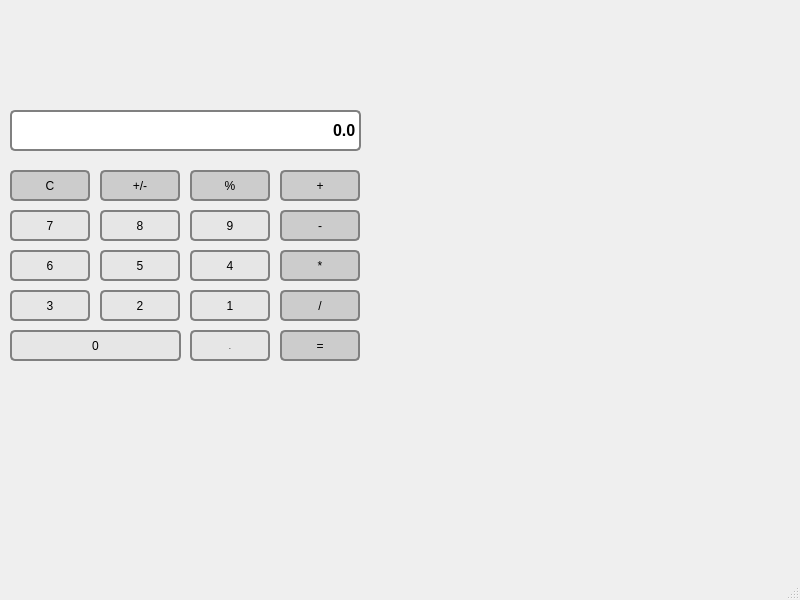
<?xml version="1.0" encoding="UTF-8"?>
<ui version="4.0">
 <class>calculator</class>
 <widget class="QMainWindow" name="calculator">
  <property name="geometry">
   <rect>
    <x>0</x>
    <y>0</y>
    <width>800</width>
    <height>600</height>
   </rect>
  </property>
  <property name="windowTitle">
   <string>calculator</string>
  </property>
  <widget class="QWidget" name="centralwidget">
   <widget class="QLineEdit" name="Display">
    <property name="geometry">
     <rect>
      <x>10</x>
      <y>110</y>
      <width>351</width>
      <height>41</height>
     </rect>
    </property>
    <property name="sizePolicy">
     <sizepolicy hsizetype="Preferred" vsizetype="Expanding">
      <horstretch>0</horstretch>
      <verstretch>0</verstretch>
     </sizepolicy>
    </property>
    <property name="font">
     <font>
      <family>Arial</family>
      <pointsize>12</pointsize>
      <weight>75</weight>
      <bold>true</bold>
     </font>
    </property>
    <property name="styleSheet">
     <string notr="true">QLineEdit{
background-color:#ffffff;
border:2px solid gray;
color: #000000;
border-radius:5px;
}</string>
    </property>
    <property name="text">
     <string>0.0</string>
    </property>
    <property name="alignment">
     <set>Qt::AlignRight|Qt::AlignTrailing|Qt::AlignVCenter</set>
    </property>
   </widget>
   <widget class="QPushButton" name="button7">
    <property name="geometry">
     <rect>
      <x>10</x>
      <y>210</y>
      <width>80</width>
      <height>31</height>
     </rect>
    </property>
    <property name="sizePolicy">
     <sizepolicy hsizetype="Preferred" vsizetype="Preferred">
      <horstretch>0</horstretch>
      <verstretch>0</verstretch>
     </sizepolicy>
    </property>
    <property name="styleSheet">
     <string notr="true">QPushButton{
background-color:#e6e6e6;
border:2px solid gray;
padding:5px;
border-radius:5px;
}
QPushButton:pressed{
background-color:#e6e6e6;
border:2px solid gray;
padding:5px;
border-radius:5px;
}</string>
    </property>
    <property name="text">
     <string>7</string>
    </property>
   </widget>
   <widget class="QPushButton" name="button8">
    <property name="geometry">
     <rect>
      <x>100</x>
      <y>210</y>
      <width>80</width>
      <height>31</height>
     </rect>
    </property>
    <property name="sizePolicy">
     <sizepolicy hsizetype="Preferred" vsizetype="Preferred">
      <horstretch>0</horstretch>
      <verstretch>0</verstretch>
     </sizepolicy>
    </property>
    <property name="styleSheet">
     <string notr="true">QPushButton{
background-color:#e6e6e6;
border:2px solid gray;
padding:5px;
border-radius:5px;
}
QPushButton:pressed{
background-color:#e6e6e6;
border:2px solid gray;
padding:5px;
border-radius:5px;
}</string>
    </property>
    <property name="text">
     <string>8</string>
    </property>
   </widget>
   <widget class="QPushButton" name="button9">
    <property name="geometry">
     <rect>
      <x>190</x>
      <y>210</y>
      <width>80</width>
      <height>31</height>
     </rect>
    </property>
    <property name="sizePolicy">
     <sizepolicy hsizetype="Preferred" vsizetype="Preferred">
      <horstretch>0</horstretch>
      <verstretch>0</verstretch>
     </sizepolicy>
    </property>
    <property name="styleSheet">
     <string notr="true">QPushButton{
background-color:#e6e6e6;
border:2px solid gray;
padding:5px;
border-radius:5px;
}
QPushButton:pressed{
background-color:#e6e6e6;
border:2px solid gray;
padding:5px;
border-radius:5px;
}</string>
    </property>
    <property name="text">
     <string>9</string>
    </property>
   </widget>
   <widget class="QPushButton" name="subtract">
    <property name="geometry">
     <rect>
      <x>280</x>
      <y>210</y>
      <width>80</width>
      <height>31</height>
     </rect>
    </property>
    <property name="sizePolicy">
     <sizepolicy hsizetype="Preferred" vsizetype="Preferred">
      <horstretch>0</horstretch>
      <verstretch>0</verstretch>
     </sizepolicy>
    </property>
    <property name="styleSheet">
     <string notr="true">QPushButton{
background-color:#cccccc;
border:2px solid gray;
padding:5px;
border-radius:5px;
}
QPushButton:pressed{
background-color:#cccccc;
border:2px solid gray;
padding:5px;
border-radius:5px;
}</string>
    </property>
    <property name="text">
     <string>-</string>
    </property>
   </widget>
   <widget class="QPushButton" name="button6">
    <property name="geometry">
     <rect>
      <x>10</x>
      <y>250</y>
      <width>80</width>
      <height>31</height>
     </rect>
    </property>
    <property name="sizePolicy">
     <sizepolicy hsizetype="Preferred" vsizetype="Preferred">
      <horstretch>0</horstretch>
      <verstretch>0</verstretch>
     </sizepolicy>
    </property>
    <property name="styleSheet">
     <string notr="true">QPushButton{
background-color:#e6e6e6;
border:2px solid gray;
padding:5px;
border-radius:5px;
}
QPushButton:pressed{
background-color:#e6e6e6;
border:2px solid gray;
padding:5px;
border-radius:5px;
}</string>
    </property>
    <property name="text">
     <string>6</string>
    </property>
   </widget>
   <widget class="QPushButton" name="button5">
    <property name="geometry">
     <rect>
      <x>100</x>
      <y>250</y>
      <width>80</width>
      <height>31</height>
     </rect>
    </property>
    <property name="sizePolicy">
     <sizepolicy hsizetype="Preferred" vsizetype="Preferred">
      <horstretch>0</horstretch>
      <verstretch>0</verstretch>
     </sizepolicy>
    </property>
    <property name="styleSheet">
     <string notr="true">QPushButton{
background-color:#e6e6e6;
border:2px solid gray;
padding:5px;
border-radius:5px;
}
QPushButton:pressed{
background-color:#e6e6e6;
border:2px solid gray;
padding:5px;
border-radius:5px;
}</string>
    </property>
    <property name="text">
     <string>5</string>
    </property>
   </widget>
   <widget class="QPushButton" name="button4">
    <property name="geometry">
     <rect>
      <x>190</x>
      <y>250</y>
      <width>80</width>
      <height>31</height>
     </rect>
    </property>
    <property name="sizePolicy">
     <sizepolicy hsizetype="Preferred" vsizetype="Preferred">
      <horstretch>0</horstretch>
      <verstretch>0</verstretch>
     </sizepolicy>
    </property>
    <property name="styleSheet">
     <string notr="true">QPushButton{
background-color:#e6e6e6;
border:2px solid gray;
padding:5px;
border-radius:5px;
}
QPushButton:pressed{
background-color:#e6e6e6;
border:2px solid gray;
padding:5px;
border-radius:5px;
}</string>
    </property>
    <property name="text">
     <string>4</string>
    </property>
   </widget>
   <widget class="QPushButton" name="multiply">
    <property name="geometry">
     <rect>
      <x>280</x>
      <y>250</y>
      <width>80</width>
      <height>31</height>
     </rect>
    </property>
    <property name="sizePolicy">
     <sizepolicy hsizetype="Preferred" vsizetype="Preferred">
      <horstretch>0</horstretch>
      <verstretch>0</verstretch>
     </sizepolicy>
    </property>
    <property name="styleSheet">
     <string notr="true">QPushButton{
background-color:#cccccc;
border:2px solid gray;
padding:5px;
border-radius:5px;
}
QPushButton:pressed{
background-color:#cccccc;
border:2px solid gray;
padding:5px;
border-radius:5px;
}</string>
    </property>
    <property name="text">
     <string>*</string>
    </property>
   </widget>
   <widget class="QPushButton" name="button3">
    <property name="geometry">
     <rect>
      <x>10</x>
      <y>290</y>
      <width>80</width>
      <height>31</height>
     </rect>
    </property>
    <property name="sizePolicy">
     <sizepolicy hsizetype="Preferred" vsizetype="Preferred">
      <horstretch>0</horstretch>
      <verstretch>0</verstretch>
     </sizepolicy>
    </property>
    <property name="styleSheet">
     <string notr="true">QPushButton{
background-color:#e6e6e6;
border:2px solid gray;
padding:5px;
border-radius:5px;
}
QPushButton:pressed{
background-color:#e6e6e6;
border:2px solid gray;
padding:5px;
border-radius:5px;
}
</string>
    </property>
    <property name="text">
     <string>3</string>
    </property>
   </widget>
   <widget class="QPushButton" name="button2">
    <property name="geometry">
     <rect>
      <x>100</x>
      <y>290</y>
      <width>80</width>
      <height>31</height>
     </rect>
    </property>
    <property name="sizePolicy">
     <sizepolicy hsizetype="Preferred" vsizetype="Preferred">
      <horstretch>0</horstretch>
      <verstretch>0</verstretch>
     </sizepolicy>
    </property>
    <property name="styleSheet">
     <string notr="true">QPushButton{
background-color:#e6e6e6;
border:2px solid gray;
padding:5px;
border-radius:5px;
}
QPushButton:pressed{
background-color:#e6e6e6;
border:2px solid gray;
padding:5px;
border-radius:5px;
}</string>
    </property>
    <property name="text">
     <string>2</string>
    </property>
   </widget>
   <widget class="QPushButton" name="button1">
    <property name="geometry">
     <rect>
      <x>190</x>
      <y>290</y>
      <width>80</width>
      <height>31</height>
     </rect>
    </property>
    <property name="sizePolicy">
     <sizepolicy hsizetype="Preferred" vsizetype="Preferred">
      <horstretch>0</horstretch>
      <verstretch>0</verstretch>
     </sizepolicy>
    </property>
    <property name="styleSheet">
     <string notr="true">QPushButton{
background-color:#e6e6e6;
border:2px solid gray;
padding:5px;
border-radius:5px;
}
QPushButton:pressed{
background-color:#e6e6e6;
border:2px solid gray;
padding:5px;
border-radius:5px;
}</string>
    </property>
    <property name="text">
     <string>1</string>
    </property>
   </widget>
   <widget class="QPushButton" name="divide">
    <property name="geometry">
     <rect>
      <x>280</x>
      <y>290</y>
      <width>80</width>
      <height>31</height>
     </rect>
    </property>
    <property name="sizePolicy">
     <sizepolicy hsizetype="Preferred" vsizetype="Preferred">
      <horstretch>0</horstretch>
      <verstretch>0</verstretch>
     </sizepolicy>
    </property>
    <property name="styleSheet">
     <string notr="true">QPushButton{
background-color:#cccccc;
border:2px solid gray;
padding:5px;
border-radius:5px;
}
QPushButton:pressed{
background-color:#cccccc;
border:2px solid gray;
padding:5px;
border-radius:5px;
}</string>
    </property>
    <property name="text">
     <string>/</string>
    </property>
   </widget>
   <widget class="QPushButton" name="button0">
    <property name="geometry">
     <rect>
      <x>10</x>
      <y>330</y>
      <width>171</width>
      <height>31</height>
     </rect>
    </property>
    <property name="sizePolicy">
     <sizepolicy hsizetype="Preferred" vsizetype="Preferred">
      <horstretch>0</horstretch>
      <verstretch>0</verstretch>
     </sizepolicy>
    </property>
    <property name="styleSheet">
     <string notr="true">QPushButton{
background-color:#e6e6e6;
border:2px solid gray;
padding:5px;
border-radius:5px;
}
QPushButton:pressed{
background-color:#e6e6e6;
border:2px solid gray;
padding:5px;
border-radius:5px;
}</string>
    </property>
    <property name="text">
     <string>0</string>
    </property>
   </widget>
   <widget class="QPushButton" name="decimal">
    <property name="geometry">
     <rect>
      <x>190</x>
      <y>330</y>
      <width>80</width>
      <height>31</height>
     </rect>
    </property>
    <property name="sizePolicy">
     <sizepolicy hsizetype="Preferred" vsizetype="Preferred">
      <horstretch>0</horstretch>
      <verstretch>0</verstretch>
     </sizepolicy>
    </property>
    <property name="font">
     <font>
      <pointsize>6</pointsize>
     </font>
    </property>
    <property name="styleSheet">
     <string notr="true">QPushButton{
background-color:#e6e6e6;
border:2px solid gray;
padding:5px;
border-radius:5px;
}
QPushButton:pressed{
background-color:#e6e6e6;
border:2px solid gray;
padding:5px;
border-radius:5px;
}</string>
    </property>
    <property name="text">
     <string>.</string>
    </property>
   </widget>
   <widget class="QPushButton" name="equals">
    <property name="geometry">
     <rect>
      <x>280</x>
      <y>330</y>
      <width>80</width>
      <height>31</height>
     </rect>
    </property>
    <property name="sizePolicy">
     <sizepolicy hsizetype="Preferred" vsizetype="Preferred">
      <horstretch>0</horstretch>
      <verstretch>0</verstretch>
     </sizepolicy>
    </property>
    <property name="styleSheet">
     <string notr="true">QPushButton{
background-color:#cccccc;
border:2px solid gray;
padding:5px;
border-radius:5px;
}
QPushButton:pressed{
background-color:#cccccc;
border:2px solid gray;
padding:5px;
border-radius:5px;
}</string>
    </property>
    <property name="text">
     <string>=</string>
    </property>
   </widget>
   <widget class="QPushButton" name="clear">
    <property name="geometry">
     <rect>
      <x>10</x>
      <y>170</y>
      <width>80</width>
      <height>31</height>
     </rect>
    </property>
    <property name="sizePolicy">
     <sizepolicy hsizetype="Preferred" vsizetype="Preferred">
      <horstretch>0</horstretch>
      <verstretch>0</verstretch>
     </sizepolicy>
    </property>
    <property name="styleSheet">
     <string notr="true">QPushButton{
background-color:#cccccc;
border:2px solid gray;
padding:5px;
border-radius:5px;
}
QPushButton:pressed{
background-color:#cccccc;
border:2px solid gray;
padding:5px;
border-radius:5px;
}</string>
    </property>
    <property name="text">
     <string>C</string>
    </property>
   </widget>
   <widget class="QPushButton" name="changesign">
    <property name="geometry">
     <rect>
      <x>100</x>
      <y>170</y>
      <width>80</width>
      <height>31</height>
     </rect>
    </property>
    <property name="sizePolicy">
     <sizepolicy hsizetype="Preferred" vsizetype="Preferred">
      <horstretch>0</horstretch>
      <verstretch>0</verstretch>
     </sizepolicy>
    </property>
    <property name="styleSheet">
     <string notr="true">QPushButton{
background-color:#cccccc;
border:2px solid gray;
padding:5px;
border-radius:5px;
}
QPushButton:pressed{
background-color:#cccccc;
border:2px solid gray;
padding:5px;
border-radius:5px;
}</string>
    </property>
    <property name="text">
     <string>+/-</string>
    </property>
   </widget>
   <widget class="QPushButton" name="percentage">
    <property name="geometry">
     <rect>
      <x>190</x>
      <y>170</y>
      <width>80</width>
      <height>31</height>
     </rect>
    </property>
    <property name="sizePolicy">
     <sizepolicy hsizetype="Preferred" vsizetype="Preferred">
      <horstretch>0</horstretch>
      <verstretch>0</verstretch>
     </sizepolicy>
    </property>
    <property name="styleSheet">
     <string notr="true">QPushButton{
background-color:#cccccc;
border:2px solid gray;
padding:5px;
border-radius:5px;
}
QPushButton:pressed{
background-color:#cccccc;
border:2px solid gray;
padding:5px;
border-radius:5px;
}</string>
    </property>
    <property name="text">
     <string>%</string>
    </property>
   </widget>
   <widget class="QPushButton" name="add">
    <property name="geometry">
     <rect>
      <x>280</x>
      <y>170</y>
      <width>80</width>
      <height>31</height>
     </rect>
    </property>
    <property name="sizePolicy">
     <sizepolicy hsizetype="Preferred" vsizetype="Preferred">
      <horstretch>0</horstretch>
      <verstretch>0</verstretch>
     </sizepolicy>
    </property>
    <property name="styleSheet">
     <string notr="true">QPushButton{
background-color:#cccccc	;
border:2px solid gray;
padding:5px;
border-radius:5px;
}
QPushButton:pressed{
background-color:#cccccc;
border:2px solid gray;
padding:5px;
border-radius:5px;

}</string>
    </property>
    <property name="text">
     <string>+</string>
    </property>
   </widget>
  </widget>
  <widget class="QMenuBar" name="menubar">
   <property name="geometry">
    <rect>
     <x>0</x>
     <y>0</y>
     <width>800</width>
     <height>21</height>
    </rect>
   </property>
  </widget>
  <widget class="QStatusBar" name="statusbar"/>
 </widget>
 <resources/>
 <connections/>
</ui>
